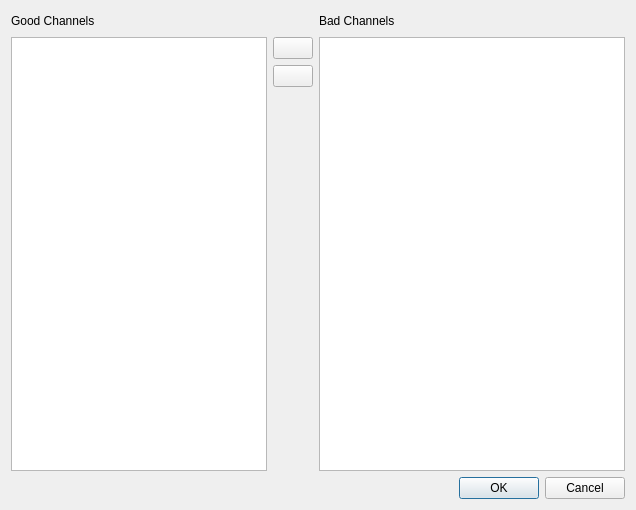
<?xml version="1.0" encoding="UTF-8"?>
<ui version="4.0">
 <class>Dialog</class>
 <widget class="QDialog" name="Dialog">
  <property name="geometry">
   <rect>
    <x>0</x>
    <y>0</y>
    <width>636</width>
    <height>510</height>
   </rect>
  </property>
  <property name="windowTitle">
   <string>Bad Channel Picker Dialog</string>
  </property>
  <layout class="QGridLayout" name="gridLayout">
   <item row="0" column="1" colspan="2">
    <layout class="QHBoxLayout" name="horizontalLayout">
     <item>
      <spacer name="horizontalSpacer">
       <property name="orientation">
        <enum>Qt::Horizontal</enum>
       </property>
       <property name="sizeHint" stdset="0">
        <size>
         <width>40</width>
         <height>20</height>
        </size>
       </property>
      </spacer>
     </item>
    </layout>
   </item>
   <item row="1" column="0" colspan="2">
    <widget class="QListWidget" name="goodListWidget"/>
   </item>
   <item row="1" column="2">
    <layout class="QVBoxLayout" name="verticalLayout">
     <item>
      <widget class="QPushButton" name="moveToBadButton">
       <property name="text">
        <string/>
       </property>
      </widget>
     </item>
     <item>
      <widget class="QPushButton" name="moveToGoodButton">
       <property name="text">
        <string/>
       </property>
      </widget>
     </item>
     <item>
      <spacer name="verticalSpacer">
       <property name="orientation">
        <enum>Qt::Vertical</enum>
       </property>
       <property name="sizeHint" stdset="0">
        <size>
         <width>20</width>
         <height>40</height>
        </size>
       </property>
      </spacer>
     </item>
    </layout>
   </item>
   <item row="1" column="3">
    <widget class="QListWidget" name="badListWidget"/>
   </item>
   <item row="0" column="0">
    <widget class="QLabel" name="label">
     <property name="text">
      <string>Good Channels</string>
     </property>
    </widget>
   </item>
   <item row="0" column="3">
    <widget class="QLabel" name="label_2">
     <property name="text">
      <string>Bad Channels</string>
     </property>
    </widget>
   </item>
   <item row="2" column="3">
    <widget class="QDialogButtonBox" name="buttonBox">
     <property name="orientation">
      <enum>Qt::Horizontal</enum>
     </property>
     <property name="standardButtons">
      <set>QDialogButtonBox::Cancel|QDialogButtonBox::Ok</set>
     </property>
    </widget>
   </item>
  </layout>
 </widget>
 <resources/>
 <connections>
  <connection>
   <sender>buttonBox</sender>
   <signal>accepted()</signal>
   <receiver>Dialog</receiver>
   <slot>accept()</slot>
   <hints>
    <hint type="sourcelabel">
     <x>248</x>
     <y>254</y>
    </hint>
    <hint type="destinationlabel">
     <x>157</x>
     <y>274</y>
    </hint>
   </hints>
  </connection>
  <connection>
   <sender>buttonBox</sender>
   <signal>rejected()</signal>
   <receiver>Dialog</receiver>
   <slot>reject()</slot>
   <hints>
    <hint type="sourcelabel">
     <x>316</x>
     <y>260</y>
    </hint>
    <hint type="destinationlabel">
     <x>286</x>
     <y>274</y>
    </hint>
   </hints>
  </connection>
 </connections>
</ui>
